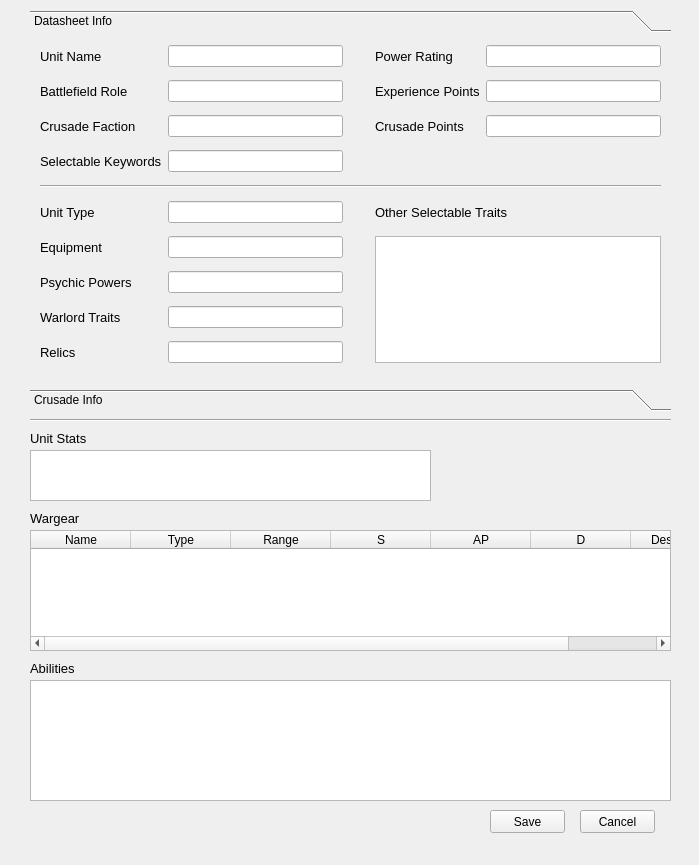
<?xml version="1.0" encoding="UTF-8"?>
<ui version="4.0">
 <class>MainWindow</class>
 <widget class="QMainWindow" name="MainWindow">
  <property name="geometry">
   <rect>
    <x>0</x>
    <y>0</y>
    <width>699</width>
    <height>865</height>
   </rect>
  </property>
  <property name="sizePolicy">
   <sizepolicy hsizetype="Fixed" vsizetype="Fixed">
    <horstretch>0</horstretch>
    <verstretch>0</verstretch>
   </sizepolicy>
  </property>
  <property name="windowTitle">
   <string>MainWindow</string>
  </property>
  <widget class="QWidget" name="centralwidget">
   <widget class="Line" name="line_2">
    <property name="geometry">
     <rect>
      <x>30</x>
      <y>410</y>
      <width>641</width>
      <height>20</height>
     </rect>
    </property>
    <property name="orientation">
     <enum>Qt::Horizontal</enum>
    </property>
   </widget>
   <widget class="QTableWidget" name="wargear_table">
    <property name="geometry">
     <rect>
      <x>30</x>
      <y>530</y>
      <width>641</width>
      <height>121</height>
     </rect>
    </property>
    <property name="sizeAdjustPolicy">
     <enum>QAbstractScrollArea::AdjustToContents</enum>
    </property>
    <property name="columnCount">
     <number>7</number>
    </property>
    <column>
     <property name="text">
      <string>Name</string>
     </property>
    </column>
    <column>
     <property name="text">
      <string>Type</string>
     </property>
    </column>
    <column>
     <property name="text">
      <string>Range</string>
     </property>
    </column>
    <column>
     <property name="text">
      <string>S</string>
     </property>
    </column>
    <column>
     <property name="text">
      <string>AP</string>
     </property>
    </column>
    <column>
     <property name="text">
      <string>D</string>
     </property>
    </column>
    <column>
     <property name="text">
      <string>Description</string>
     </property>
    </column>
   </widget>
   <widget class="QLabel" name="wargear_label">
    <property name="geometry">
     <rect>
      <x>30</x>
      <y>510</y>
      <width>131</width>
      <height>16</height>
     </rect>
    </property>
    <property name="font">
     <font>
      <pointsize>10</pointsize>
     </font>
    </property>
    <property name="autoFillBackground">
     <bool>false</bool>
    </property>
    <property name="text">
     <string>Wargear</string>
    </property>
   </widget>
   <widget class="QPlainTextEdit" name="abilities_text">
    <property name="geometry">
     <rect>
      <x>30</x>
      <y>680</y>
      <width>641</width>
      <height>121</height>
     </rect>
    </property>
   </widget>
   <widget class="QLabel" name="abilities_label">
    <property name="geometry">
     <rect>
      <x>30</x>
      <y>660</y>
      <width>131</width>
      <height>16</height>
     </rect>
    </property>
    <property name="font">
     <font>
      <pointsize>10</pointsize>
     </font>
    </property>
    <property name="autoFillBackground">
     <bool>false</bool>
    </property>
    <property name="text">
     <string>Abilities</string>
    </property>
   </widget>
   <widget class="QToolBox" name="unit_info_toolbox">
    <property name="geometry">
     <rect>
      <x>30</x>
      <y>10</y>
      <width>641</width>
      <height>401</height>
     </rect>
    </property>
    <property name="frameShape">
     <enum>QFrame::NoFrame</enum>
    </property>
    <property name="frameShadow">
     <enum>QFrame::Raised</enum>
    </property>
    <property name="currentIndex">
     <number>0</number>
    </property>
    <widget class="QWidget" name="datasheetPage">
     <property name="geometry">
      <rect>
       <x>0</x>
       <y>0</y>
       <width>641</width>
       <height>347</height>
      </rect>
     </property>
     <attribute name="label">
      <string>Datasheet Info</string>
     </attribute>
     <widget class="QWidget" name="layoutWidget">
      <property name="geometry">
       <rect>
        <x>10</x>
        <y>0</y>
        <width>621</width>
        <height>341</height>
       </rect>
      </property>
      <layout class="QGridLayout" name="gridLayout">
       <item row="0" column="0">
        <widget class="QLabel" name="unit_name_label">
         <property name="font">
          <font>
           <pointsize>10</pointsize>
          </font>
         </property>
         <property name="autoFillBackground">
          <bool>false</bool>
         </property>
         <property name="text">
          <string>Unit Name</string>
         </property>
        </widget>
       </item>
       <item row="0" column="1">
        <widget class="QLineEdit" name="unit_name_line"/>
       </item>
       <item row="0" column="2" rowspan="4">
        <spacer name="verticalSpacer_2">
         <property name="orientation">
          <enum>Qt::Vertical</enum>
         </property>
         <property name="sizeHint" stdset="0">
          <size>
           <width>20</width>
           <height>78</height>
          </size>
         </property>
        </spacer>
       </item>
       <item row="0" column="3">
        <widget class="QLabel" name="power_rating_label">
         <property name="font">
          <font>
           <pointsize>10</pointsize>
          </font>
         </property>
         <property name="text">
          <string>Power Rating</string>
         </property>
        </widget>
       </item>
       <item row="0" column="4">
        <widget class="QLineEdit" name="power_rating_line"/>
       </item>
       <item row="1" column="0">
        <widget class="QLabel" name="battlefield_role_label">
         <property name="font">
          <font>
           <pointsize>10</pointsize>
          </font>
         </property>
         <property name="autoFillBackground">
          <bool>false</bool>
         </property>
         <property name="text">
          <string>Battlefield Role</string>
         </property>
        </widget>
       </item>
       <item row="1" column="1">
        <widget class="QLineEdit" name="battlefield_role_line"/>
       </item>
       <item row="1" column="3">
        <widget class="QLabel" name="experience_points_label">
         <property name="font">
          <font>
           <pointsize>10</pointsize>
          </font>
         </property>
         <property name="text">
          <string>Experience Points</string>
         </property>
        </widget>
       </item>
       <item row="1" column="4">
        <widget class="QLineEdit" name="experience_points_line"/>
       </item>
       <item row="2" column="0">
        <widget class="QLabel" name="faction_label">
         <property name="font">
          <font>
           <pointsize>10</pointsize>
          </font>
         </property>
         <property name="autoFillBackground">
          <bool>false</bool>
         </property>
         <property name="text">
          <string>Crusade Faction</string>
         </property>
        </widget>
       </item>
       <item row="2" column="1">
        <widget class="QLineEdit" name="faction_line"/>
       </item>
       <item row="2" column="3">
        <widget class="QLabel" name="crusade_points_label">
         <property name="font">
          <font>
           <pointsize>10</pointsize>
          </font>
         </property>
         <property name="text">
          <string>Crusade Points</string>
         </property>
        </widget>
       </item>
       <item row="2" column="4">
        <widget class="QLineEdit" name="crusade_points_line"/>
       </item>
       <item row="3" column="0">
        <widget class="QLabel" name="unit_keywords_label">
         <property name="font">
          <font>
           <pointsize>10</pointsize>
          </font>
         </property>
         <property name="autoFillBackground">
          <bool>false</bool>
         </property>
         <property name="text">
          <string>Selectable Keywords</string>
         </property>
        </widget>
       </item>
       <item row="3" column="1">
        <widget class="QLineEdit" name="keywords_line"/>
       </item>
       <item row="4" column="0" colspan="5">
        <widget class="Line" name="line">
         <property name="orientation">
          <enum>Qt::Horizontal</enum>
         </property>
        </widget>
       </item>
       <item row="5" column="0">
        <widget class="QLabel" name="unit_type_label">
         <property name="font">
          <font>
           <pointsize>10</pointsize>
          </font>
         </property>
         <property name="autoFillBackground">
          <bool>false</bool>
         </property>
         <property name="text">
          <string>Unit Type</string>
         </property>
        </widget>
       </item>
       <item row="5" column="1">
        <widget class="QLineEdit" name="unit_type_line"/>
       </item>
       <item row="5" column="2" rowspan="5">
        <spacer name="verticalSpacer">
         <property name="orientation">
          <enum>Qt::Vertical</enum>
         </property>
         <property name="sizeHint" stdset="0">
          <size>
           <width>20</width>
           <height>98</height>
          </size>
         </property>
        </spacer>
       </item>
       <item row="5" column="3" colspan="2">
        <widget class="QLabel" name="unit_type_label_2">
         <property name="font">
          <font>
           <pointsize>10</pointsize>
          </font>
         </property>
         <property name="autoFillBackground">
          <bool>false</bool>
         </property>
         <property name="text">
          <string>Other Selectable Traits</string>
         </property>
        </widget>
       </item>
       <item row="6" column="0">
        <widget class="QLabel" name="equipment_label">
         <property name="font">
          <font>
           <pointsize>10</pointsize>
          </font>
         </property>
         <property name="autoFillBackground">
          <bool>false</bool>
         </property>
         <property name="text">
          <string>Equipment</string>
         </property>
        </widget>
       </item>
       <item row="6" column="1">
        <widget class="QLineEdit" name="equipment_line"/>
       </item>
       <item row="6" column="3" rowspan="4" colspan="2">
        <widget class="QTextEdit" name="selectable_traits_text"/>
       </item>
       <item row="7" column="0">
        <widget class="QLabel" name="psychic_powers_label">
         <property name="font">
          <font>
           <pointsize>10</pointsize>
          </font>
         </property>
         <property name="autoFillBackground">
          <bool>false</bool>
         </property>
         <property name="text">
          <string>Psychic Powers</string>
         </property>
        </widget>
       </item>
       <item row="7" column="1">
        <widget class="QLineEdit" name="psychic_powers_line"/>
       </item>
       <item row="8" column="0">
        <widget class="QLabel" name="warlord_traits_label">
         <property name="font">
          <font>
           <pointsize>10</pointsize>
          </font>
         </property>
         <property name="autoFillBackground">
          <bool>false</bool>
         </property>
         <property name="text">
          <string>Warlord Traits</string>
         </property>
        </widget>
       </item>
       <item row="8" column="1">
        <widget class="QLineEdit" name="warlord_trait_list"/>
       </item>
       <item row="9" column="0">
        <widget class="QLabel" name="relics_label">
         <property name="font">
          <font>
           <pointsize>10</pointsize>
          </font>
         </property>
         <property name="autoFillBackground">
          <bool>false</bool>
         </property>
         <property name="text">
          <string>Relics</string>
         </property>
        </widget>
       </item>
       <item row="9" column="1">
        <widget class="QLineEdit" name="relic_line"/>
       </item>
      </layout>
     </widget>
    </widget>
    <widget class="QWidget" name="crusadePage">
     <property name="geometry">
      <rect>
       <x>0</x>
       <y>0</y>
       <width>639</width>
       <height>345</height>
      </rect>
     </property>
     <attribute name="label">
      <string>Crusade Info</string>
     </attribute>
     <widget class="QWidget" name="">
      <property name="geometry">
       <rect>
        <x>10</x>
        <y>0</y>
        <width>621</width>
        <height>351</height>
       </rect>
      </property>
      <layout class="QGridLayout" name="crusade_grid_layout">
       <item row="0" column="0">
        <widget class="QLabel" name="battles_played_label">
         <property name="font">
          <font>
           <pointsize>10</pointsize>
          </font>
         </property>
         <property name="text">
          <string>Battles Played</string>
         </property>
        </widget>
       </item>
       <item row="0" column="1">
        <widget class="QLineEdit" name="battles_played_line"/>
       </item>
       <item row="0" column="2">
        <widget class="QLabel" name="battles_survived_label">
         <property name="font">
          <font>
           <pointsize>10</pointsize>
          </font>
         </property>
         <property name="text">
          <string>Battles Survived</string>
         </property>
        </widget>
       </item>
       <item row="0" column="3">
        <widget class="QLineEdit" name="battles_survived_line"/>
       </item>
       <item row="0" column="4">
        <widget class="QLabel" name="unit_rank_label">
         <property name="font">
          <font>
           <pointsize>10</pointsize>
          </font>
         </property>
         <property name="text">
          <string>Unit Rank</string>
         </property>
        </widget>
       </item>
       <item row="0" column="5">
        <widget class="QLineEdit" name="unit_rank_line"/>
       </item>
       <item row="1" column="0" colspan="3">
        <widget class="QLabel" name="enemy_unit_total_label">
         <property name="font">
          <font>
           <pointsize>10</pointsize>
          </font>
         </property>
         <property name="text">
          <string>Total Enemy Units Destroyed</string>
         </property>
        </widget>
       </item>
       <item row="1" column="3">
        <widget class="QLineEdit" name="enemy_unit_last_line"/>
       </item>
       <item row="1" column="4">
        <widget class="QLineEdit" name="enemy_unit_total_line"/>
       </item>
       <item row="1" column="5">
        <widget class="QLabel" name="battles_honors_label">
         <property name="font">
          <font>
           <pointsize>10</pointsize>
          </font>
         </property>
         <property name="text">
          <string>Battle Honors</string>
         </property>
        </widget>
       </item>
       <item row="2" column="0" colspan="3">
        <widget class="QLabel" name="enemy_unit_psychic_label">
         <property name="font">
          <font>
           <pointsize>10</pointsize>
          </font>
         </property>
         <property name="text">
          <string>Enemy units destroyed with psychic powers</string>
         </property>
        </widget>
       </item>
       <item row="2" column="3">
        <widget class="QLineEdit" name="enemy_psychic_last_line"/>
       </item>
       <item row="2" column="4">
        <widget class="QLineEdit" name="enemy_psychic_total_line"/>
       </item>
       <item row="2" column="5" rowspan="3">
        <widget class="QTextEdit" name="battle_honors_text"/>
       </item>
       <item row="3" column="0" colspan="3">
        <widget class="QLabel" name="enemy_unit_ranged_label">
         <property name="font">
          <font>
           <pointsize>10</pointsize>
          </font>
         </property>
         <property name="text">
          <string>Enemy units destroyed with ranged weapons</string>
         </property>
        </widget>
       </item>
       <item row="3" column="3">
        <widget class="QLineEdit" name="enemy_ranged_last_line"/>
       </item>
       <item row="3" column="4">
        <widget class="QLineEdit" name="enemy_ranged_total_line"/>
       </item>
       <item row="4" column="0" colspan="3">
        <widget class="QLabel" name="enemy_unit_melee_label">
         <property name="font">
          <font>
           <pointsize>10</pointsize>
          </font>
         </property>
         <property name="text">
          <string>Enemy units destroyed with melee weapons</string>
         </property>
        </widget>
       </item>
       <item row="4" column="3">
        <widget class="QLineEdit" name="enemy_melee_last_line"/>
       </item>
       <item row="4" column="4">
        <widget class="QLineEdit" name="enemy_melee_total_line"/>
       </item>
       <item row="5" column="2">
        <widget class="QLabel" name="agenda_1_label">
         <property name="font">
          <font>
           <pointsize>10</pointsize>
          </font>
         </property>
         <property name="text">
          <string>Agenda 1 Tally</string>
         </property>
        </widget>
       </item>
       <item row="5" column="3">
        <widget class="QLineEdit" name="agenda_1_last_line"/>
       </item>
       <item row="5" column="5">
        <widget class="QLabel" name="battles_scars_label">
         <property name="font">
          <font>
           <pointsize>10</pointsize>
          </font>
         </property>
         <property name="text">
          <string>Battle Scars</string>
         </property>
        </widget>
       </item>
       <item row="6" column="2">
        <widget class="QLabel" name="agenda_2_label">
         <property name="font">
          <font>
           <pointsize>10</pointsize>
          </font>
         </property>
         <property name="text">
          <string>Agenda 2 Tally</string>
         </property>
        </widget>
       </item>
       <item row="6" column="3">
        <widget class="QLineEdit" name="agenda_2_last_line"/>
       </item>
       <item row="6" column="5" rowspan="2">
        <widget class="QTextEdit" name="battle_scars_text"/>
       </item>
       <item row="7" column="2">
        <widget class="QLabel" name="agenda_3_label">
         <property name="font">
          <font>
           <pointsize>10</pointsize>
          </font>
         </property>
         <property name="text">
          <string>Agenda 3 Tally</string>
         </property>
        </widget>
       </item>
       <item row="7" column="3">
        <widget class="QLineEdit" name="agenda_3_last_line"/>
       </item>
      </layout>
     </widget>
    </widget>
   </widget>
   <widget class="QTableView" name="unit_stats_table">
    <property name="geometry">
     <rect>
      <x>30</x>
      <y>450</y>
      <width>401</width>
      <height>51</height>
     </rect>
    </property>
   </widget>
   <widget class="QLabel" name="unit_stats_label">
    <property name="geometry">
     <rect>
      <x>30</x>
      <y>430</y>
      <width>131</width>
      <height>16</height>
     </rect>
    </property>
    <property name="font">
     <font>
      <pointsize>10</pointsize>
     </font>
    </property>
    <property name="autoFillBackground">
     <bool>false</bool>
    </property>
    <property name="text">
     <string>Unit Stats</string>
    </property>
   </widget>
   <widget class="QPushButton" name="save_button">
    <property name="geometry">
     <rect>
      <x>490</x>
      <y>810</y>
      <width>75</width>
      <height>23</height>
     </rect>
    </property>
    <property name="text">
     <string>Save</string>
    </property>
   </widget>
   <widget class="QPushButton" name="cancel_button">
    <property name="geometry">
     <rect>
      <x>580</x>
      <y>810</y>
      <width>75</width>
      <height>23</height>
     </rect>
    </property>
    <property name="text">
     <string>Cancel</string>
    </property>
   </widget>
  </widget>
  <widget class="QMenuBar" name="menubar">
   <property name="geometry">
    <rect>
     <x>0</x>
     <y>0</y>
     <width>699</width>
     <height>21</height>
    </rect>
   </property>
  </widget>
 </widget>
 <resources/>
 <connections/>
</ui>
